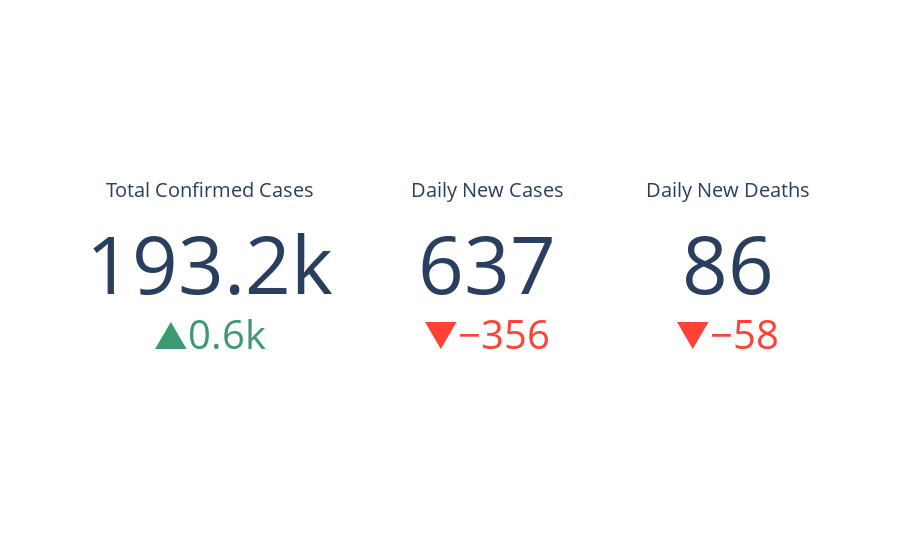

Write notebook code for a chart like this one.
### Code cell
fig = go.Figure()

fig.add_trace(go.Indicator(
    mode = "number+delta",
    value = df.iloc[-1]['Confirmed'],
    title = {"text":'Total Confirmed Cases'},
    domain = {'x': [0, 0.35], 'y': [0, 1]},
    delta = {'reference': df.iloc[-2]['Confirmed']}))

fig.add_trace(go.Indicator(
    mode = "number+delta",
    value = df.iloc[-1]['New Cases'],
    title = {"text":'Daily New Cases'},
    delta = {'reference': df.iloc[-2]['New Cases']},
    domain = {'x': [0.425, 0.675], 'y': [0, 1]}))

fig.add_trace(go.Indicator(
    mode = "number+delta",
    value = df.iloc[-1]['New deaths'],
    title = {"text": "Daily New Deaths"},
    delta = {'reference': df.iloc[-2]['New deaths']},
    domain = {'x': [0.75, 1], 'y': [0, 1]}))


fig.show()

### Figure 1 — Plotly figure (JSON) as saved in the notebook; plotly's stock layout.template omitted (floating-point values rounded to 4 significant figures)
{"data": [{"delta": {"reference": 192593}, "domain": {"x": [0, 0.35], "y": [0, 1]}, "mode": "number+delta", "title": {"text": "Total Confirmed Cases"}, "type": "indicator", "value": 193230}, {"delta": {"reference": 993}, "domain": {"x": [0.425, 0.675], "y": [0, 1]}, "mode": "number+delta", "title": {"text": "Daily New Cases"}, "type": "indicator", "value": 637}, {"delta": {"reference": 144}, "domain": {"x": [0.75, 1], "y": [0, 1]}, "mode": "number+delta", "title": {"text": "Daily New Deaths"}, "type": "indicator", "value": 86}], "layout": {}}
